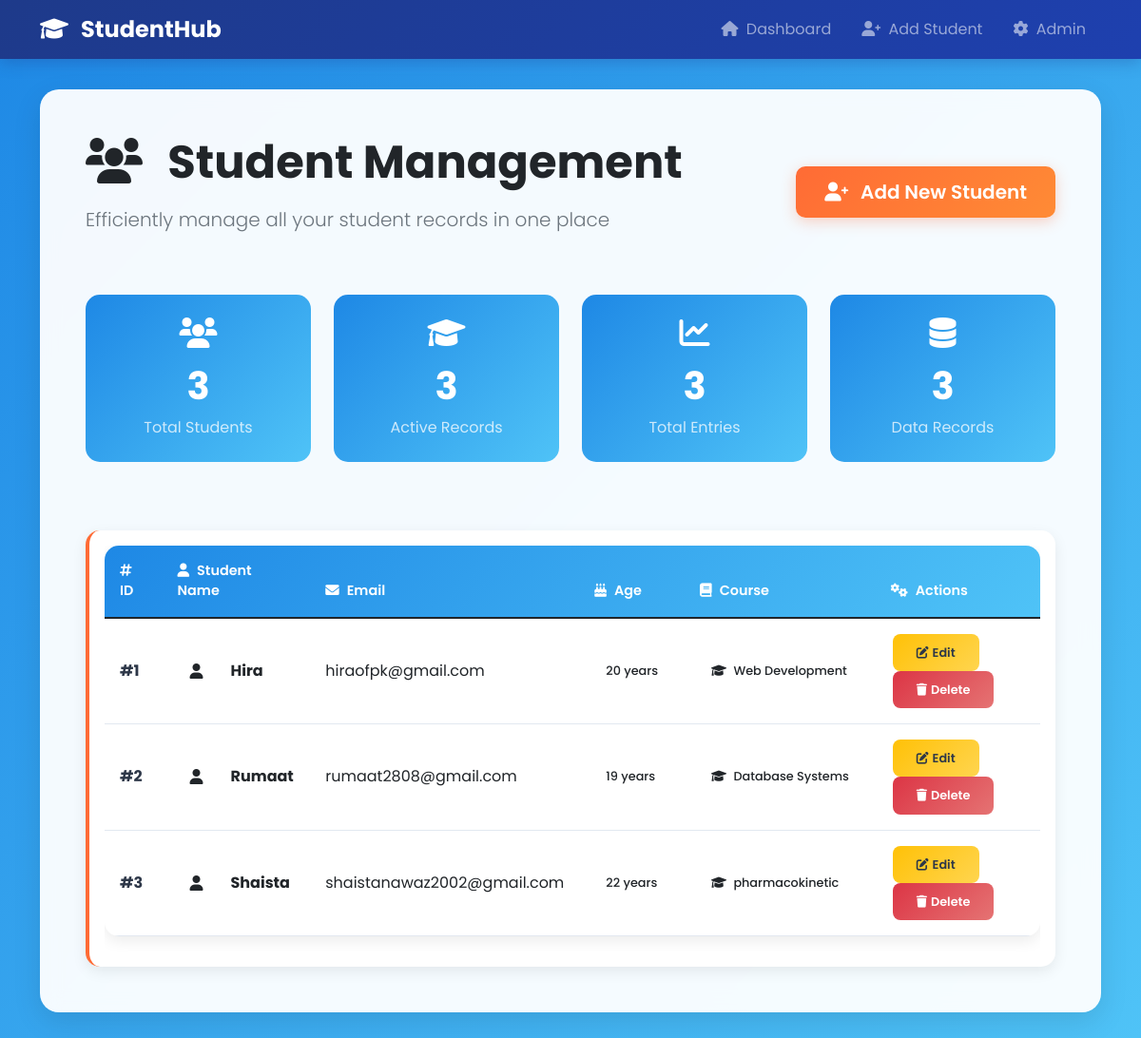
The page /students/ on the database its author committed.
### students/models.py (models this page shows, shortened)
class Student(models.Model):
    name = models.CharField(max_length=100)
    email = models.EmailField()
    age = models.IntegerField()
    course = models.CharField(max_length=50)
    class Meta:
        ordering = ['name']

### students/views.py (the view)
# urls.py: path('', views.StudentListView.as_view(), name='student_list'),
class StudentListView(ListView):
    model = Student
    template_name = 'students/student_list.html'
    context_object_name = 'students'
    def get_context_data(self, **kwargs):
        context = super().get_context_data(**kwargs)
        context['total_students'] = Student.objects.count()
        context['course_distribution'] = Student.objects.values('course').annotate(count=Count('id'))
        return context

### templates/students/student_list.html (shortened to what this page needs)
{% extends 'students/base.html' %}
{% block content %}
<div class="main-container">
    <div class="p-4 p-md-5">
        <div class="row align-items-center mb-5 slide-in">
            <div class="col-md-8">
                <h1 class="display-5 fw-bold mb-3 text-dark">
                    <i class="fas fa-users me-3 text-primary-orange"></i>
                    Student Management
                </h1>
                <p class="lead text-muted">Efficiently manage all your student records in one place</p>
            </div>
            <div class="col-md-4 text-md-end">
                <a href="{% url 'student_add' %}" class="btn btn-primary-custom btn-lg">
                    <i class="fas fa-user-plus me-2"></i>
                    Add New Student
                </a>
            </div>
        </div>
        <div class="row mb-5">
            <div class="col-md-3 mb-4">
                <div class="stats-card">
                    <i class="fas fa-users fa-2x mb-3"></i>
                    <h3 class="stats-number">{{ total_students }}</h3>
                    <p class="mb-0 opacity-75">Total Students</p>
                </div>
            </div>
            <div class="col-md-3 mb-4">
                <div class="stats-card">
                    <i class="fas fa-graduation-cap fa-2x mb-3"></i>
                    <h3 class="stats-number">{{ total_students }}</h3>
                    <p class="mb-0 opacity-75">Active Records</p>
                </div>
            </div>
            <div class="col-md-3 mb-4">
                <div class="stats-card">
                    <i class="fas fa-chart-line fa-2x mb-3"></i>
                    <h3 class="stats-number">{{ total_students }}</h3>
                    <p class="mb-0 opacity-75">Total Entries</p>
                </div>
            </div>
            <div class="col-md-3 mb-4">
                <div class="stats-card">
                    <i class="fas fa-database fa-2x mb-3"></i>
                    <h3 class="stats-number">{{ total_students }}</h3>
                    <p class="mb-0 opacity-75">Data Records</p>
                </div>
            </div>
        </div>
        <div class="card-custom">
            <div class="card-body">
                {% if students %}
                <div class="table-responsive">
                    <table class="table table-custom table-hover">
                        <thead>
                            <tr>
                                <th><i class="fas fa-hashtag me-2"></i>ID</th>
                                <th><i class="fas fa-user me-2"></i>Student Name</th>
                                <th><i class="fas fa-envelope me-2"></i>Email</th>
                                <th><i class="fas fa-birthday-cake me-2"></i>Age</th>
                                <th><i class="fas fa-book me-2"></i>Course</th>
                                <th><i class="fas fa-cogs me-2"></i>Actions</th>
                            </tr>
                        </thead>
                        <tbody>
                            {% for student in students %}
                            <tr class="fade-in">
                                <td class="fw-bold text-secondary-blue">#{{ forloop.counter }}</td>
                                <td>
                                    <div class="d-flex align-items-center">
                                        <div class="bg-primary-orange rounded-circle me-3 d-flex align-items-center justify-content-center" style="width: 40px; height: 40px;">
                                            <i class="fas fa-user text-dark"></i>
                                        </div>
                                        <div>
                                            <strong class="text-dark">{{ student.name }}</strong>
                                        </div>
                                    </div>
                                </td>
                                <td class="text-dark">{{ student.email }}</td>
                                <td>
                                    <span class="badge bg-primary-orange badge-custom text-dark">{{ student.age }} years</span>
                                </td>
                                <td>
                                    <span class="badge bg-secondary-blue badge-custom text-dark">
                                        <i class="fas fa-graduation-cap me-1"></i>
                                        {{ student.course }}
                                    </span>
                                </td>
                                <td class="action-buttons">
                                    <a href="{% url 'student_edit' student.pk %}" class="btn btn-warning-custom btn-sm">
                                        <i class="fas fa-edit me-1"></i>Edit
                                    </a>
                                    <a href="{% url 'student_delete' student.pk %}" class="btn btn-danger-custom btn-sm">
                                        <i class="fas fa-trash me-1"></i>Delete
                                    </a>
                                </td>
                            </tr>
                            {% endfor %}
                        </tbody>
                    </table>
                </div>
                {% endif %}
            </div>
        </div>
    </div>
</div>
{% endblock %}

### templates/students/base.html (shortened to what this page needs)
<!DOCTYPE html>
<html lang="en">
<head>
    <link href="https://cdn.jsdelivr.net/npm/bootstrap@5.1.3/dist/css/bootstrap.min.css" rel="stylesheet">
    <link href="https://cdnjs.cloudflare.com/ajax/libs/font-awesome/6.0.0/css/all.min.css" rel="stylesheet">
</head>
<body>
    <nav class="navbar navbar-expand-lg navbar-dark navbar-custom">
        <div class="container">
            <a class="navbar-brand nav-brand" href="{% url 'student_list' %}">
                <i class="fas fa-graduation-cap me-2"></i>
               StudentHub
            </a>
            <div class="navbar-nav ms-auto">
                <a class="nav-link mx-2" href="{% url 'student_list' %}">
                    <i class="fas fa-home me-1"></i> Dashboard
                </a>
                <a class="nav-link mx-2" href="{% url 'student_add' %}">
                    <i class="fas fa-user-plus me-1"></i> Add Student
                </a>
                <a class="nav-link mx-2" href="/admin" target="_blank">
                    <i class="fas fa-cog me-1"></i> Admin
                </a>
            </div>
        </div>
    </nav>
    <div class="container">
        {% block content %}
        {% endblock %}
    </div>
</body>
</html>

### templates/students/base.html (style rules this page uses)
:root { --primary-orange: #FF6B35; --secondary-blue: #1E88E5; --accent-sky: #4FC3F7; --light-bg: #F8F9FA; --dark-text: #2D3748; --light-text: #FFFFFF; --success: #28A745; --warning: #FFC107; --danger: #DC3545; }
* { font-family: 'Poppins', sans-serif; }
body { background: linear-gradient(135deg, var(--secondary-blue) 0%, var(--accent-sky) 100%); min-height: 100vh; color: var(--dark-text); }
.navbar-custom { background: linear-gradient(135deg, #1e3a8a 0%, #1e40af 100%); box-shadow: 0 4px 15px rgba(30, 58, 138, 0.3); }
.nav-brand { font-weight: 700; font-size: 1.5rem; }
.main-container { background: rgba(255, 255, 255, 0.95); border-radius: 20px; box-shadow: 0 10px 30px rgba(0, 0, 0, 0.1); margin: 2rem auto; overflow: hidden; backdrop-filter: blur(10px); }
.card-custom { background: white; border: none; border-radius: 15px; box-shadow: 0 5px 15px rgba(0, 0, 0, 0.08); transition: all 0.3s ease; border-left: 4px solid var(--primary-orange); }
.btn-primary-custom { background: linear-gradient(135deg, var(--primary-orange), #FF8B35); border: none; border-radius: 10px; padding: 12px 30px; font-weight: 600; color: white; transition: all 0.3s ease; box-shadow: 0 4px 15px rgba(255, 107, 53, 0.3); }
.btn-warning-custom { background: linear-gradient(135deg, var(--warning), #FFD54F); border: none; border-radius: 10px; padding: 10px 25px; font-weight: 600; color: var(--dark-text); transition: all 0.3s ease; }
.btn-danger-custom { background: linear-gradient(135deg, var(--danger), #E57373); border: none; border-radius: 10px; padding: 10px 25px; font-weight: 600; color: white; transition: all 0.3s ease; }
.table-custom { background: white; border-radius: 15px; overflow: hidden; box-shadow: 0 5px 15px rgba(0, 0, 0, 0.08); }
.table-custom thead { background: linear-gradient(135deg, var(--secondary-blue), var(--accent-sky)); color: white; }
.table-custom th { border: none; font-weight: 600; padding: 1rem; font-size: 0.9rem; }
.table-custom td { border-color: #E2E8F0; padding: 1rem; vertical-align: middle; color: var(--dark-text); }
.table-custom tbody tr { transition: all 0.3s ease; }
.badge-custom { border-radius: 8px; padding: 6px 12px; font-weight: 500; font-size: 0.8rem; }
.stats-card { background: linear-gradient(135deg, var(--secondary-blue), var(--accent-sky)); color: white; border-radius: 15px; padding: 1.5rem; text-align: center; transition: all 0.3s ease; border: none; }
.stats-number { font-size: 2.5rem; font-weight: 700; margin-bottom: 0.5rem; }
.fade-in { animation: fadeIn 0.6s ease-in; }
.slide-in { animation: slideIn 0.6s ease-out; }
.action-buttons .btn { margin: 0 2px; border-radius: 8px; font-size: 0.8rem; }

### rows shown on the page
Student: name "Hira", email "hiraofpk@gmail.com", age "20", course "Web Development"
Student: name "Rumaat", email "rumaat2808@gmail.com", age "19", course "Database Systems"
Student: name "Shaista", email "shaistanawaz2002@gmail.com", age "22", course "pharmacokinetic"

### other values the page prints
{{ total_students }} "3"
